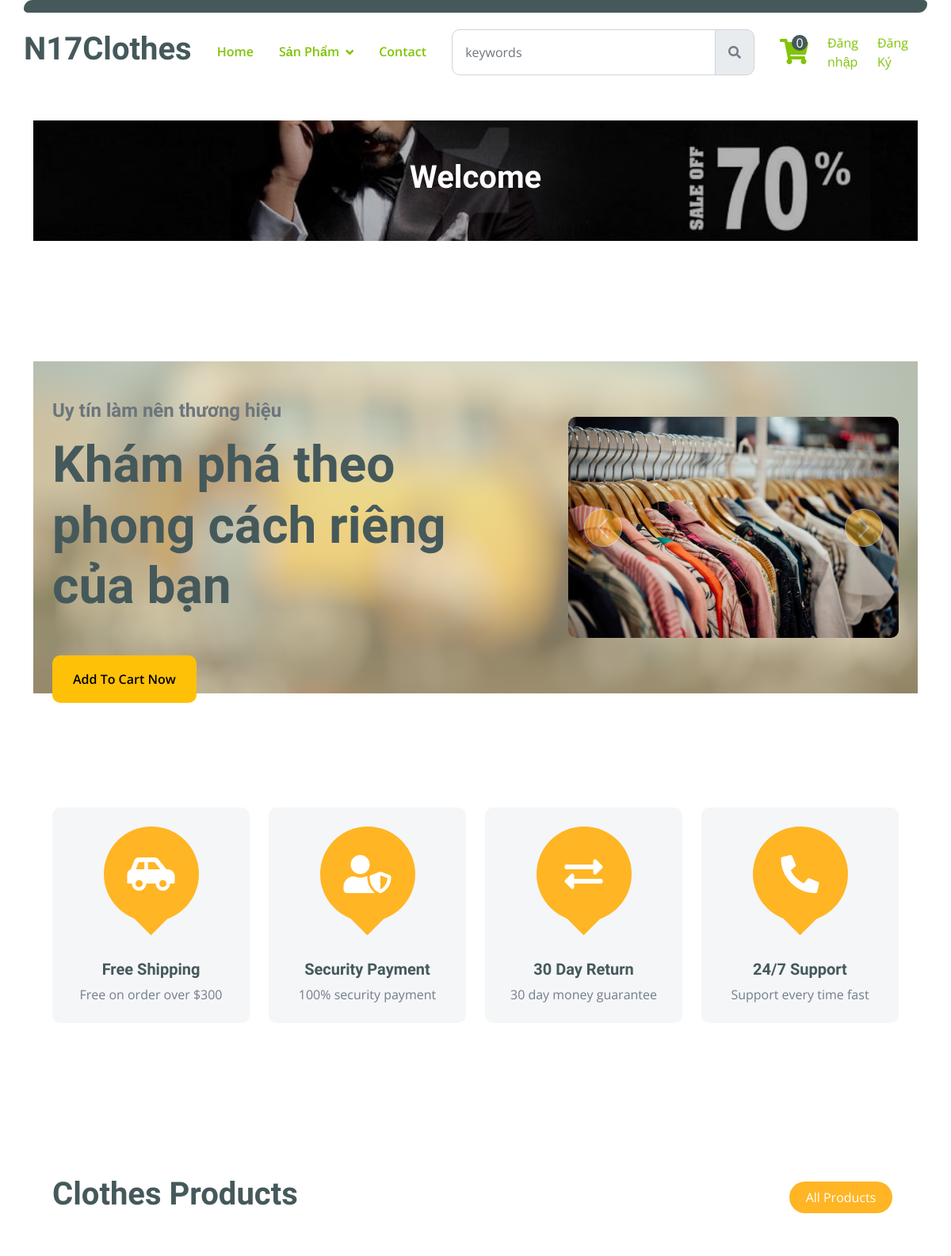
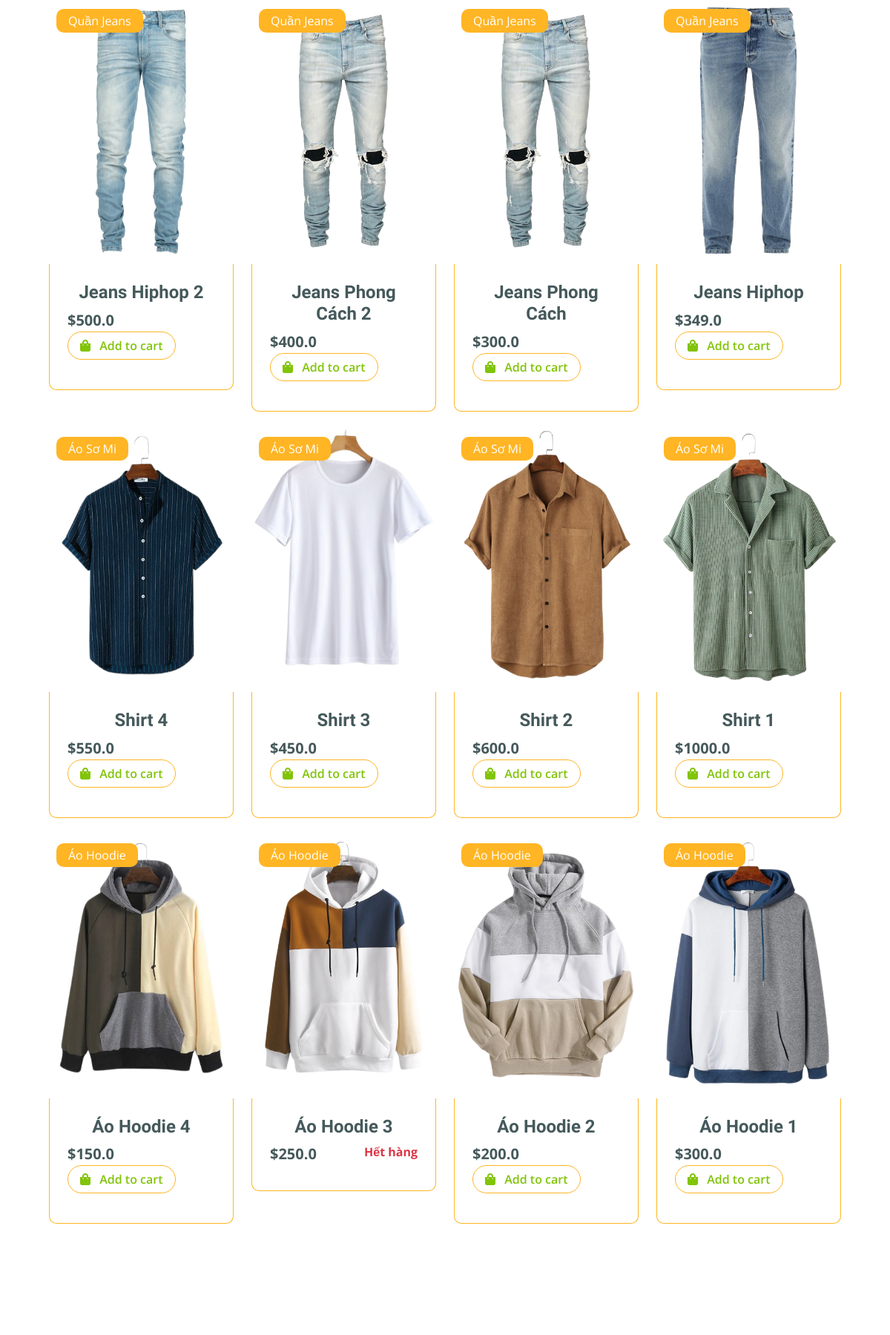
The page / (upper part) on the database its author committed (2 pictures, top to bottom).
### app/models.py (models this page shows, shortened)
class Product(models.Model):
    name = models.CharField(max_length=200, null=True)
    price = models.FloatField()
    quantity = models.IntegerField(default = 0, null = True, blank = True)
    discount = models.FloatField()
    image = models.ImageField(null=True, blank=True, upload_to='products_pics')
    category = models.ForeignKey(Category, on_delete=models.SET_NULL, null=True, blank= True)
    description = models.CharField(max_length=1000, null=True)
    date = models.DateTimeField(auto_now_add=True)
    @property
    def ImageURL(self):
        try:
            url = self.image.url
        except:
            url = ''
        return url

class Category(models.Model):
    name = models.CharField(max_length=200, null=True)
    slug = models.SlugField(max_length = 200, unique = True)
    def __str__(self):
        return self.name

### app/views.py (the view)
# urls.py: 2. Add a URL to urlpatterns:  path('', views.home, name='home')
def home(request):
    if request.user.is_authenticated:
        customer = request.user
        order, created = Order.objects.get_or_create(customer = customer, complete = False)
        items = order.orderitem_set.all()
        cartItems = order.get_cart_items
    else:
        items= []
        order = {"get_cart_items":0,"get_cart_total":0 }
        cartItems = order['get_cart_items']
    products = Product.objects.all().order_by("-date")
    random_products = sample(list(products), ( len(products)))
    categories = Category.objects.all()
    context = {'products' : products,'categories' :categories, 'cartItems':cartItems, 'random_products': random_products   }
    return render(request,"app/home.html",context)

### app/templates/app/home.html (shortened to what this page needs)
{% extends "app/base.html" %} {% load static %} {% block main-content %}
<div class="container-fluid mb-5 hero-header">
  <div class="container py-5">
    <div class="row g-5 align-items-center">
      <div class="col-md-12 col-lg-7">
        <h4 class="mb-3 text-muted">Uy tín làm nên thương hiệu</h4>
        <h2 class="mb-5 display-3 text-dark">
          Khám phá theo phong cách riêng của bạn
        </h2>
        <div class="position-relative mx-auto">
          <button
            type=""
            class="btn btn-warning border-2  py-3 px-4 position-absolute "
            style=""
          >
            Add To Cart Now
          </button>
        </div>
      </div>
      <div class="col-md-12 col-lg-5">
        <div
          id="carouselId"
          class="carousel slide position-relative"
          data-bs-ride="carousel"
        >
          <div class="carousel-inner" role="listbox">
            <div class="carousel-item active rounded">
              <img
                src="{%static 'app/clothes/img/img1.png'%}"
                class="img-fluid w-100 h-100 bg-secondary rounded"
                alt="First slide"
              />
            </div>
          </div>
          <button
            class="carousel-control-prev bg-secondary"
            type="button"
            data-bs-target="#carouselId"
            data-bs-slide="prev"
          >
            <span class="carousel-control-prev-icon" aria-hidden="true"></span>
          </button>
          <button
            class="carousel-control-next bg-secondary"
            type="button"
            data-bs-target="#carouselId"
            data-bs-slide="next"
          >
            <span class="carousel-control-next-icon" aria-hidden="true"></span>
          </button>
        </div>
      </div>
    </div>
  </div>
</div>
<div class="container-fluid featurs py-5">
  <div class="container py-5">
    <div class="row g-4">
      <div class="col-md-6 col-lg-3">
        <div class="featurs-item text-center rounded bg-light p-4">
          <div
            class="featurs-icon btn-square rounded-circle bg-secondary mb-5 mx-auto"
          >
            <i class="fas fa-car-side fa-3x text-white"></i>
          </div>
          <div class="featurs-content text-center">
            <h5>Free Shipping</h5>
            <p class="mb-0">Free on order over $300</p>
          </div>
        </div>
      </div>
      <div class="col-md-6 col-lg-3">
        <div class="featurs-item text-center rounded bg-light p-4">
          <div
            class="featurs-icon btn-square rounded-circle bg-secondary mb-5 mx-auto"
          >
            <i class="fas fa-user-shield fa-3x text-white"></i>
          </div>
          <div class="featurs-content text-center">
            <h5>Security Payment</h5>
            <p class="mb-0">100% security payment</p>
          </div>
        </div>
      </div>
      <div class="col-md-6 col-lg-3">
        <div class="featurs-item text-center rounded bg-light p-4">
          <div
            class="featurs-icon btn-square rounded-circle bg-secondary mb-5 mx-auto"
          >
            <i class="fas fa-exchange-alt fa-3x text-white"></i>
          </div>
          <div class="featurs-content text-center">
            <h5>30 Day Return</h5>
            <p class="mb-0">30 day money guarantee</p>
          </div>
        </div>
      </div>
      <div class="col-md-6 col-lg-3">
        <div class="featurs-item text-center rounded bg-light p-4">
          <div
            class="featurs-icon btn-square rounded-circle bg-secondary mb-5 mx-auto"
          >
            <i class="fa fa-phone-alt fa-3x text-white"></i>
          </div>
          <div class="featurs-content text-center">
            <h5>24/7 Support</h5>
            <p class="mb-0">Support every time fast</p>
          </div>
        </div>
      </div>
    </div>
  </div>
</div>
<div class="container-fluid fruite py-5">
  <div class="container py-5">
    <div class="tab-class text-center">
      <div class="row g-4">
        <div class="col-lg-4 text-start">
          <h1>Clothes Products</h1>
        </div>
        <div class="col-lg-8 text-end">
          <ul class="nav nav-pills d-inline-flex text-center mb-5">
            <li class="nav-item">
              <a
                class="d-flex m-2 py-2 bg-light rounded-pill active"
                data-bs-toggle="pill"
                href="#tab-1"
              >
                <span class="text-dark" style="width: 130px">All Products</span>
              </a>
            </li>
          </ul>
        </div>
      </div>
      <div class="tab-content">
        <div id="tab-1" class="tab-pane fade show p-0 active">
          <div class="row g-4">
            <div class="col-lg-12">
              <div class="row g-4">
                {% for product in products|slice:":12" %}
                <div class="col-md-6 col-lg-4 col-xl-3">
                  <div class="rounded position-relative fruite-item">
                    <div class="fruite-img">
                      <a href="{% url 'details'%}?id={{product.id}}">
                        <img
                          src="{{product.ImageURL}}"
                          class=" w-100 rounded-top"
                          height="350px"
                          alt=""
                      /></a>
                    </div>
                    <div
                      class="text-white bg-secondary px-3 py-1 rounded position-absolute"
                      style="top: 10px; left: 10px"
                    >
                      {{product.category}}
                    </div>
                    <div
                      class="p-4 border border-secondary border-top-0 rounded-bottom mt-1"
                    >
                      <h4>{{product.name}}</h4>
                      <div class="d-flex justify-content-between flex-lg-wrap">
                        <p class="text-dark fs-5 fw-bold mb-0">
                          ${{product.price}}
                        </p>
                        {% if product.quantity > 0  %}
                        <p
                        href="!#"
                        data-product="{{product.id}}"
                        data-action="add"
                        class="btn border border-secondary rounded-pill px-3 text-primary updated-cart"
                      >
                        <i class="fa fa-shopping-bag me-2 text-primary"></i>
                        Add to cart
                      </p>
                      {% else %}
                      <p class="text-danger" style="font-weight: bold;">Hết hàng</P>
                        {% endif %}
                      </div>
                    </div>
                  </div>
                </div>
                {% endfor %}
              </div>
            </div>
          </div>
        </div>
      </div>
    </div>
  </div>
</div>
<div class="container-fluid service py-5">
  <div class="container py-5">
  </div>
</div>
{% endblock main-content %}

### app/static/app/clothes/css/style.css (style rules this page uses)
.btn { font-weight: 600; transition: .5s; }
.btn-square { width: 32px; height: 32px; }
.btn-square, .btn-sm-square, .btn-md-square, .btn-lg-square { padding: 0; display: flex; align-items: center; justify-content: center; font-weight: normal; }
.btn.border-secondary { transition: 0.5s; }
.hero-header { background: linear-gradient(rgba(248, 223, 173, 0.5), rgba(248, 223, 173, 0.5)), url(../img/hero-img.jpg); background-position: center center; background-repeat: no-repeat; background-size: cover; position: relative; }
.carousel-item { position: relative; }
.carousel-control-next, .carousel-control-prev { width: 48px; height: 48px; border-radius: 48px; border: 1px solid var(--bs-white); background: var(--bs-primary); position: absolute; top: 50%; transform: translateY(-50%); }
.carousel-control-next { margin-right: 20px; }
.carousel-control-prev { margin-left: 20px; }
@media (min-width: 992px) { .hero-header, .page-header { margin-top: 152px !important; } }
.featurs .featurs-item .featurs-icon { position: relative; width: 120px; height: 120px; }
.featurs .featurs-item .featurs-icon::after { content: ""; width: 35px; height: 35px; background: var(--bs-secondary); position: absolute; bottom: -10px; transform: translate(-50%); transform: rotate(45deg); background: var(--bs-secondary); }
.fruite .tab-class .nav-item a.active { background: var(--bs-secondary) !important; }
.fruite .tab-class .nav-item a.active span { color: var(--bs-white) !important; }
.fruite .fruite-item { height: 100%; transition: 0.5s; }
.fruite .fruite-item .fruite-img { overflow: hidden; transition: 0.5s; border-radius: 10px 10px 0 0; }
.fruite .fruite-item .fruite-img img { transition: 0.5s; }

### rows shown on the page
Product: ImageURL (picture), category "Quần Jeans", name "Jeans Hiphop 2", price "500.0"
Product: ImageURL (picture), category "Quần Jeans", name "Jeans Phong Cách 2", price "400.0"
Product: ImageURL (picture), category "Quần Jeans", name "Jeans Phong Cách", price "300.0"
Product: ImageURL (picture), category "Quần Jeans", name "Jeans Hiphop", price "349.0"
Product: ImageURL (picture), category "Áo Sơ Mi", name "Shirt 4", price "550.0"
Product: ImageURL (picture), category "Áo Sơ Mi", name "Shirt 3", price "450.0"
Product: ImageURL (picture), category "Áo Sơ Mi", name "Shirt 2", price "600.0"
Product: ImageURL (picture), category "Áo Sơ Mi", name "Shirt 1", price "1000.0"
Product: ImageURL (picture), category "Áo Hoodie", name "Áo Hoodie 4", price "150.0"
Product: ImageURL (picture), category "Áo Hoodie", name "Áo Hoodie 3", price "250.0", quantity "Hết hàng"
Product: ImageURL (picture), category "Áo Hoodie", name "Áo Hoodie 2", price "200.0"
Product: ImageURL (picture), category "Áo Hoodie", name "Áo Hoodie 1", price "300.0"

### other values the page prints
{{ cartItems }} "0"
